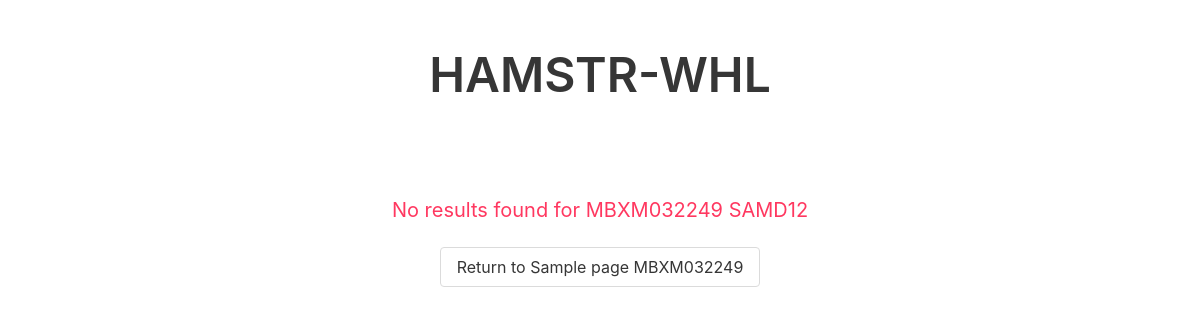
The page /MBXM032249/SAMD12 on the database as committed earlier.
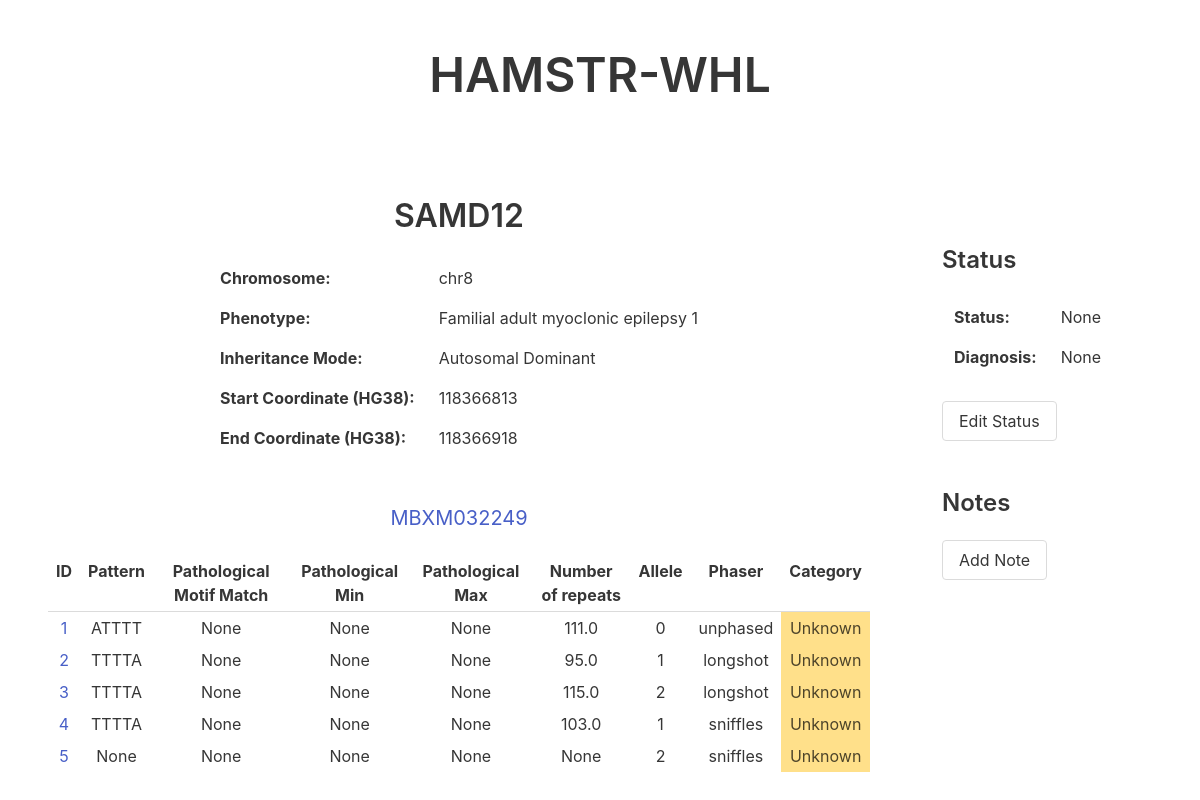
The same page on the database as committed later.
### tables this page shows
CREATE TABLE Gene (
  id INTEGER PRIMARY KEY AUTOINCREMENT,
  name VARCHAR(10) UNIQUE NOT NULL,
  chromosome VARCHAR(10) NOT NULL,
  phenotype TEXT,
  inheritanceMode VARCHAR(2) CHECK(inheritanceMode IN ('AD', 'AR', 'XL', 'CMPLX')) NULL DEFAULT NULL,
  startCoordHG38 VARCHAR(12),
  endCoordHG38 VARCHAR(12)
);

CREATE TABLE Sample (
	id INTEGER PRIMARY KEY,
	sample VARCHAR(20)
);

CREATE TABLE Result (
	id INTEGER PRIMARY KEY AUTOINCREMENT,
	sample INTEGER NOT NULL,
	gene INTEGER NOT NULL,
	allele INTEGER,
	phaser INTEGER NOT NULL,
	pattern TEXT,
	motif INTEGER,
	numRepeats REAL,
	match INTEGER,
	score INTEGER,
	category TEXT CHECK(category IN ('Likely Pathogenic', 'Likely Non-Pathogenic', 'Unknown')) NULL DEFAULT NULL,
	sequence TEXT,
	FOREIGN KEY (sample) REFERENCES Sample(id),
	FOREIGN KEY (gene) REFERENCES Gene(id),
	FOREIGN KEY (motif) REFERENCES Motif(id),
	FOREIGN KEY (phaser) REFERENCES Phaser(id)
);

### app.py (the view, shortened to what this page needs)
@app.route("/<sample>/<gene>", methods=["POST","GET"])
def get_gene(sample,gene):
	error = None
	conn = get_db()
	gene_info = get_gene_info(gene, conn)
	if not gene_info:
		error = "No results found for the gene " + gene + " in the database."
		return render_template("gene_page.html", sample=sample, gene=gene, error=error)
	results = get_sample_gene_results(sample, gene, conn)
	if not results:
		error = "No results found for "+sample+" "+gene
		return render_template("gene_page.html", sample=sample, gene=gene, error=error, gene_info=gene_info, results=results)
	status, diagnosis, notes = get_info(conn, sample, gene)
	return render_template("gene_page.html", sample=sample, gene=gene, results=results, error=error, gene_info=gene_info, notes=notes, status=status, diagnosis=diagnosis)

### app.py (called while the page is built)
def get_db():
    db = getattr(g, '_database', None)
    if db is None:
        db = g._database = sqlite3.connect(DATABASE)
    return db

@app.teardown_appcontext
def close_connection(exception):
    db = getattr(g, '_database', None)
    if db is not None:
        db.close()

### data_reader.py (called while the page is built)
def get_sample_id(conn, sample):
	cur = conn.cursor()
	cur.execute("SELECT id FROM Sample WHERE sample LIKE ?;", (sample,))
	id = cur.fetchone()
	if id is not None:
		return id[0]
	return id

def get_gene_id(conn, gene):
	cur = conn.cursor()
	cur.execute("SELECT id FROM Gene WHERE name LIKE ?;", (gene,))
	id = cur.fetchone()
	if id is not None:
		return id[0]
	return id

def get_sample_gene_results(sample, gene, conn):
	sample = get_sample_id(conn, sample)
	if sample is None:
		return None
	cur = conn.cursor()
	cur.execute("SELECT r.id, r.pattern, m.pattern, m.pathMin, m.pathMax, r.numRepeats, r.allele, r.phaser, r.category FROM Result r LEFT JOIN Gene g ON r.gene = g.id LEFT JOIN Motif m ON r.motif = m.id WHERE r.sample LIKE ? AND g.name LIKE ?", (sample, gene,))
	results = cur.fetchall()
	return results

### templates/gene_page.html (shortened to what this page needs)
<!DOCTYPE html>
<html lang="en" dir="ltr">
    <head>
        <link rel="stylesheet" href="https://cdn.jsdelivr.net/npm/bulma@0.9.1/css/bulma.css">
    </head>
    <body>
      <section class="section has-text-centered">
        <a href="/"><h1 class="title is-1">HAMSTR-WHL</h1></a>
      </section>
      <section class="section has-text-centered">
				{% if error %}
					<h1 class="subtitle" style="color:hsl(348, 100%, 61%)">{{error}}</h1>
					<a href="/sample/{{sample}}"><button class="button">Return to Sample page {{sample}}</button></a>
				{% elif gene_info %}
					<div class="columns">
						<div class="column is-three-quarters">
							<h1 class="title">{{gene_info[0]}}</h1>
							<div class="table-container">
								<table class="table has-text-left center">
									<tr><td><b>Chromosome: </b></td><td>{{gene_info[1]}}</td>
									<tr><td><b>Phenotype: </b></td><td>{{gene_info[2]}}</td>
									<tr><td><b>Inheritance Mode: </b></td>
									{% if gene_info[3] == "AD"%}
											<td>Autosomal Dominant</td>
									{% elif gene_info[3] == "AR" %}
											<td>Autosomal Recessive</td>
									{% elif gene_info[3] == "XL" %}
											<td>X-Linked</td>
									{% elif gene_info[3] == "XL" %}
											<td>X-Linked</td>
									{% else %}
											<td>{{gene_info[3]}}</td>
									{% endif %}
									</tr>
									<tr><td><b>Start Coordinate (HG38): </b></td><td>{{gene_info[4]}}</td><tr>
									<tr><td><b>End Coordinate (HG38): </b></td><td>{{gene_info[5]}}</td><tr>
								</table>
							</div>
							{% if results %}
									<br>
									<a href="/sample/{{sample}}"><h1 class="subtitle has-text-link">{{sample}}</h1></a><br>
									<div class="table-container">
										<table class="table is-hoverable is-narrow center">
										<tr>
												<th>ID</th>
												<th>Pattern</th>
												<th>Pathological Motif Match</th>
												<th>Pathological Min</th>
												<th>Pathological Max</th>
												<th>Number of repeats</th>
												<th>Allele</th>
												<th>Phaser</th>
												<th>Category</th>
										</tr>
										{% for result in results %}
											<tr>
												<td><a href="/result/{{result[0]}}">{{result[0]}}</a></td>
												<td>{{result[1]}}</td>
												<td>{{result[2]}}</td>
												<td>{{result[3]}}</td>
												<td>{{result[4]}}</td>
												<td>{{result[5]}}</td>
												<td>{{result[6]}}</td>
												<td>{{result[7]}}</td>
												{% if result[8] == 'Likely Pathogenic' %}
													<td class="is-danger">{{result[8]}}</td>
												{% elif result[8] == 'Unknown' %}
													<td class="is-warning">{{result[8]}}</td>
												{% elif result[8] == 'Likely Non-Pathogenic' %}
													<td class="is-success">{{result[8]}}</td>
												{% else %}
													<td></td>
												{% endif %}
											</tr>
										{% endfor %}
									</table>
								</div>
							{% endif %}
						</div>
						<div class="column is-one-quarter">
							<section class="section has-text-left">
								<h1 class="title is-4">Status</h1>
								<table class="table has-text-left is-size-6">
									<tr><td><b>Status: </b></td><td>{{status}}</td>
									<tr><td><b>Diagnosis: </b></td><td>{{diagnosis}}</td>
								</table>
								<button class="button" onclick="toggle_edit()" id="edit_toggle">Edit Status</button>
								<br><br>
								<br>
								<h1 class="title is-4">Notes</h1>
								<button class="button" onclick="toggle_note()" id="note_toggle">Add Note</button>
								<br><br>
							</section>
						{% endif %}
					</div>
				</div>
			</section>
		</body>

Rows that differ between the two databases and show on the page:
now on this page (row unchanged): Gene: name "SAMD12", chromosome "chr8", phenotype "Familial adult myoclonic epilepsy 1", startCoordHG38 "118366813", endCoordHG38 "118366918"
now on this page (row edited): Sample: sample "MBXM032249"
now on this page (row edited): Result: id "1", pattern "ATTTT", result "None", numRepeats "111.0", allele "0", phaser "unphased", category "Unknown"
now on this page (row edited): Result: id "2", pattern "TTTTA", result "None", numRepeats "95.0", allele "1", phaser "longshot", category "Unknown"
now on this page (row edited): Result: id "3", pattern "TTTTA", result "None", numRepeats "115.0", allele "2", phaser "longshot", category "Unknown"
now on this page (row edited): Result: id "4", pattern "TTTTA", result "None", numRepeats "103.0", allele "1", phaser "sniffles", category "Unknown"
now on this page (row edited): Result: id "5", result "None", allele "2", phaser "sniffles", category "Unknown"
Other text that changed with them:
{{ status }}: (not shown) → "None"
{{ diagnosis }}: (not shown) → "None"
{{ error }}: "No results found for MBXM032249 SAMD12" → (not shown)
{{ sample }}: "MBXM032249" → (not shown)
text no longer shown: "Return to Sample page"
text now shown: "Chromosome: Phenotype: Inheritance Mode: Autosomal Dominant Start Coordinate (HG38): End Coordinate (HG38): ID Pattern Pathological Motif Match Pathological Min Pathological Max Number of repeats Allele Phaser Category Status Status: Diagnosis: Edit Status Notes Add Note"
